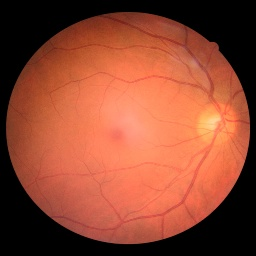
#> input picture backend/uploads/105_r1.jpg, 256 x 256 px
$ python -i feature_extraction.py   (imports and definitions only)   (older library calls are emulated)
#> lines starting #> are read from the running program, lines starting #| are printed output that depends on the picture
import cv2
import numpy as np
import pywt
from skimage.feature import graycomatrix, graycoprops
from scipy.stats import skew, kurtosis
from collections import Counter
import math


# --------------------------------------------------
# ENTROPY FUNCTION
# --------------------------------------------------

def entropy_calc(pixels):

    counts = Counter(pixels)
    total = len(pixels)

    ent = 0

    for c in counts.values():

        p = c / total
        ent -= p * math.log2(p)

    return ent


# --------------------------------------------------
# SYMMETRY FEATURES
# --------------------------------------------------

def symmetry_features(img):

    h_flip = np.fliplr(img)
    v_flip = np.flipud(img)

    d1_flip = np.transpose(img)
    d2_flip = np.fliplr(np.flipud(np.transpose(img)))

    return [

        np.mean(np.abs(img - h_flip)),
        np.mean(np.abs(img - v_flip)),
        np.mean(np.abs(img - d1_flip)),
        np.mean(np.abs(img - d2_flip)),

    ]


# --------------------------------------------------
# GLCM FUNCTION
# --------------------------------------------------

def glcm_features(gray):

    return graycomatrix(

        gray,
        distances=[1],
        angles=[0, np.pi/4, np.pi/2, 3*np.pi/4],
        levels=256,
        symmetric=True,
        normed=True

    )


# --------------------------------------------------
# MAIN FEATURE EXTRACTION FUNCTION
# --------------------------------------------------

def extract_features(image_path):

#> called with image_path = 'uploads/105_r1.jpg'
    img = cv2.imread(image_path)
#> img is the input picture: shape (256, 256, 3); mean B, G, R 49.6, 71.7, 144.4

    if img is None:
        raise ValueError("Invalid image")


    # IMPORTANT: consistent resize across training + testing

    img = cv2.resize(img, (256, 256))


    # convert to grayscale (NO histogram equalization)

    gray = cv2.cvtColor(img, cv2.COLOR_BGR2GRAY)
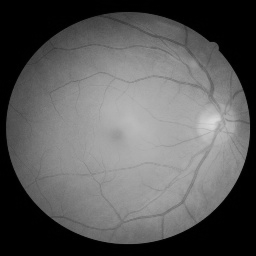
#> gray: shape (256, 256); min 0, max 218, mean 90.9


    pixels = gray.flatten()

    features = []


    # =====================================================
    # C FEATURES (Original grayscale)
    # =====================================================

    glcm = glcm_features(gray)

    features.extend([

        np.mean(pixels),
        np.std(pixels),
        skew(pixels),
        kurtosis(pixels),
        entropy_calc(pixels.tolist()),
        np.percentile(pixels, 25),
        np.median(pixels),
        np.percentile(pixels, 75),

        graycoprops(glcm, 'contrast')[0, 0],
        graycoprops(glcm, 'correlation')[0, 0],
        graycoprops(glcm, 'energy')[0, 0],
        graycoprops(glcm, 'homogeneity')[0, 0],

        graycoprops(glcm, 'correlation')[0, 1],
        graycoprops(glcm, 'energy')[0, 1],

        graycoprops(glcm, 'contrast')[0, 2],
        graycoprops(glcm, 'correlation')[0, 2],
        graycoprops(glcm, 'energy')[0, 2],
        graycoprops(glcm, 'homogeneity')[0, 2],

        graycoprops(glcm, 'correlation')[0, 3],
        graycoprops(glcm, 'energy')[0, 3],

    ])
#> in entropy_calc, `counts = Counter(pixels)`: counts = 219 items
#> in entropy_calc, `total = len(pixels)`: total = 65536
#> the loop in entropy_calc, `for c in counts.values(): ` made 219 passes
#> (c, p, ent) on passes 1 to 3: (16440, 0.251, 0.5), (3003, 0.0458, 0.704), (497, 0.00758, 0.758)
#> after the loop in entropy_calc, `for c in counts.values():`: ent = 5.96


    # =====================================================
    # D FEATURES (Downsampled grayscale)
    # =====================================================

    down = cv2.resize(gray, (128, 128))

    d_pixels = down.flatten()
#> d_pixels = 16384 values, max 215 at index 7786, min 0 at index 0, mean 91.03

    glcm_d = glcm_features(down)

    features.extend([

        np.mean(d_pixels),
        np.std(d_pixels),
        entropy_calc(d_pixels.tolist()),
        np.percentile(d_pixels, 25),
        np.median(d_pixels),
        np.percentile(d_pixels, 75),

        graycoprops(glcm_d, 'correlation')[0, 0],
        graycoprops(glcm_d, 'energy')[0, 0],
        graycoprops(glcm_d, 'correlation')[0, 1],
        graycoprops(glcm_d, 'energy')[0, 1],
        graycoprops(glcm_d, 'correlation')[0, 2],
        graycoprops(glcm_d, 'energy')[0, 2],
        graycoprops(glcm_d, 'correlation')[0, 3],
        graycoprops(glcm_d, 'energy')[0, 3],

    ])
#> the loop in entropy_calc (call 2), `for c in counts.values(): ` made 214 passes
#> (c, p, ent) on passes 1 to 3: (3877, 0.237, 0.492), (912, 0.0557, 0.724), (199, 0.0121, 0.801)


    # =====================================================
    # SYMMETRY FEATURES
    # =====================================================

    features.extend(symmetry_features(gray))
#> in symmetry_features, `h_flip = np.fliplr(img)`:
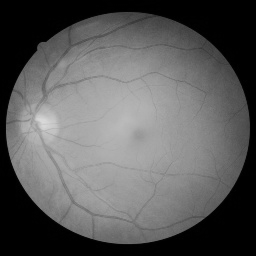
#> h_flip: shape (256, 256); min 0, max 218, mean 90.9
#> in symmetry_features, `v_flip = np.flipud(img)`:
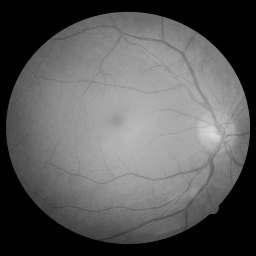
#> v_flip: shape (256, 256); min 0, max 218, mean 90.9
#> in symmetry_features, `d2_flip = np.fliplr(np.flipud(np.transpose(img)))`:
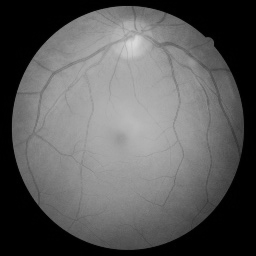
#> d2_flip: shape (256, 256); min 0, max 218, mean 90.9


    # =====================================================
    # FILTERED FEATURES (Gaussian blur)
    # =====================================================

    filt = cv2.GaussianBlur(gray, (5, 5), 0)

    f_pixels = filt.flatten()

    glcm_f = glcm_features(filt)

    features.extend([

        skew(f_pixels),
        kurtosis(f_pixels),

        graycoprops(glcm_f, 'correlation')[0, 0],
        graycoprops(glcm_f, 'energy')[0, 0],
        graycoprops(glcm_f, 'correlation')[0, 1],
        graycoprops(glcm_f, 'energy')[0, 1],
        graycoprops(glcm_f, 'correlation')[0, 2],
        graycoprops(glcm_f, 'energy')[0, 2],
        graycoprops(glcm_f, 'correlation')[0, 3],
        graycoprops(glcm_f, 'energy')[0, 3],

    ])


    # =====================================================
    # WAVELET FEATURES
    # =====================================================

    coeffs = pywt.dwt2(gray, 'haar')

    LL, (LH, HL, HH) = coeffs
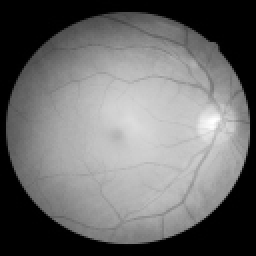
#> LL: shape (128, 128) float64 (shown 2 times larger); min 0, max 430, mean 181.9; drawn with min black and max white
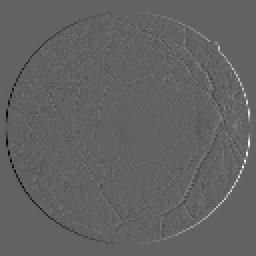
#> HL: shape (128, 128) float64 (shown 2 times larger); min -68, max 108, mean 0; drawn with min black and max white
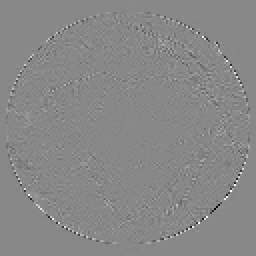
#> HH: shape (128, 128) float64 (shown 2 times larger); min -43.5, max 38, mean 0; drawn with min black and max white


    def stats(x):

        return np.mean(x), np.std(x), skew(x.flatten()), kurtosis(x.flatten())


    _, W_RLHStd, _, W_RLHKurt = stats(LH)
#> W_RLHStd = 5.91; W_RLHKurt = 70.61

    _, W_GLHStd, W_GLHSkew, W_GLHKurt = stats(HL)
#> W_GLHStd = 5.9; W_GLHSkew = 3.98; W_GLHKurt = 91.75

    _, _, W_GHLSkew, W_GHLKurt = stats(HH)
#> W_GHLSkew = -0.185; W_GHLKurt = 46.69

    _, _, W_BLHSkew, W_BLHKurt = stats(LH)
#> W_BLHSkew = 3.72; W_BLHKurt = 70.61

    W_BHLMean, _, W_BHLSkew, _ = stats(HL)
#> W_BHLMean = 0.019; W_BHLSkew = 3.98

    _, _, W_BHHSkew, _ = stats(HH)
#> W_BHHSkew = -0.185


    features.extend([

        W_RLHStd,
        W_RLHKurt,
        W_GLHStd,
        W_GLHSkew,
        W_GLHKurt,
        W_GHLSkew,
        W_GHLKurt,
        W_BLHSkew,
        W_BLHKurt,
        W_BHLMean,
        W_BHLSkew,
        W_BHHSkew

    ])


    return np.array(features).reshape(1, -1)

>>> result = extract_features('uploads/105_r1.jpg')

$ run again, on backend/uploads/200_r1.jpg
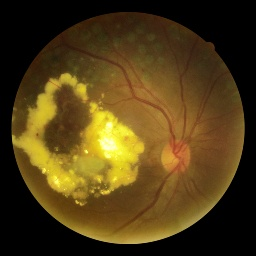
#> input picture backend/uploads/200_r1.jpg, 256 x 256 px
#> in extract_features, img is the input picture: shape (256, 256, 3); mean B, G, R 21.6, 60.9, 80.6
#> in extract_features, `gray = cv2.cvtColor(img, cv2.COLOR_BGR2GRAY)`:
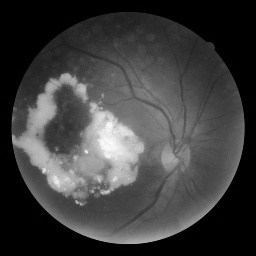
#> gray: shape (256, 256); min 0, max 250, mean 62.3
#> counts = 251 items
#> total = 65536
#> the loop in entropy_calc, `for c in counts.values(): ` made 251 passes
#> (c, p, ent) on passes 1 to 3: (19395, 0.296, 0.52), (2311, 0.0353, 0.69), (572, 0.00873, 0.75)
#> after the loop in entropy_calc, `for c in counts.values():`: ent = 5.97
#> d_pixels = 16384 values, max 250 at index 9143, min 0 at index 0, mean 62.42
#> the loop in entropy_calc (call 2), `for c in counts.values(): ` made 251 passes
#> (c, p, ent) on passes 1 to 3: (4605, 0.281, 0.515), (800, 0.0488, 0.727), (153, 0.00934, 0.79)
#> in extract_features, `LL, (LH, HL, HH) = coeffs`:
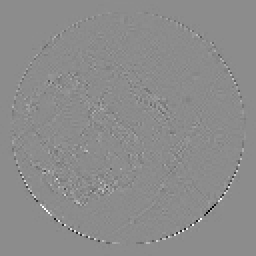
#> HH: shape (128, 128) float64 (shown 2 times larger); min -61.5, max 50.5, mean 0; drawn with min black and max white
#> W_RLHStd = 7.61; W_RLHKurt = 122
#> W_GLHStd = 7.13; W_GLHSkew = 1.39; W_GLHKurt = 51.09
#> W_GHLSkew = -0.79; W_GHLKurt = 81.09
#> W_BLHSkew = 7.77; W_BLHKurt = 122
#> W_BHLMean = 0.0025; W_BHLSkew = 1.39
#> W_BHHSkew = -0.79

$ run again, on backend/uploads/347_r1.jpg
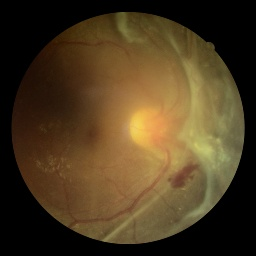
#> input picture backend/uploads/347_r1.jpg, 256 x 256 px
#> in extract_features, img is the input picture: shape (256, 256, 3); mean B, G, R 32.3, 58.8, 76.3
#> in extract_features, `gray = cv2.cvtColor(img, cv2.COLOR_BGR2GRAY)`:
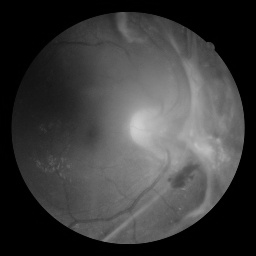
#> gray: shape (256, 256); min 0, max 207, mean 61
#> counts = 208 items
#> total = 65536
#> the loop in entropy_calc, `for c in counts.values(): ` made 208 passes
#> (c, p, ent) on passes 1 to 3: (19927, 0.304, 0.522), (2050, 0.0313, 0.679), (461, 0.00703, 0.729)
#> after the loop in entropy_calc, `for c in counts.values():`: ent = 5.92
#> d_pixels = 16384 values, max 206 at index 8004, min 0 at index 0, mean 61.1
#> the loop in entropy_calc (call 2), `for c in counts.values(): ` made 206 passes
#> (c, p, ent) on passes 1 to 3: (4762, 0.291, 0.518), (703, 0.0429, 0.713), (105, 0.00641, 0.76)
#> in extract_features, `LL, (LH, HL, HH) = coeffs`:
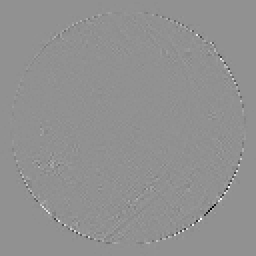
#> HH: shape (128, 128) float64 (shown 2 times larger); min -53, max 40, mean 0; drawn with min black and max white
#> W_RLHStd = 4.71; W_RLHKurt = 117.7
#> W_GLHStd = 4.78; W_GLHSkew = 7.25; W_GLHKurt = 118.7
#> W_GHLSkew = -1.7; W_GHLKurt = 127.7
#> W_BLHSkew = 6.24; W_BLHKurt = 117.7
#> W_BHLMean = 0.00269; W_BHLSkew = 7.25
#> W_BHHSkew = -1.7
